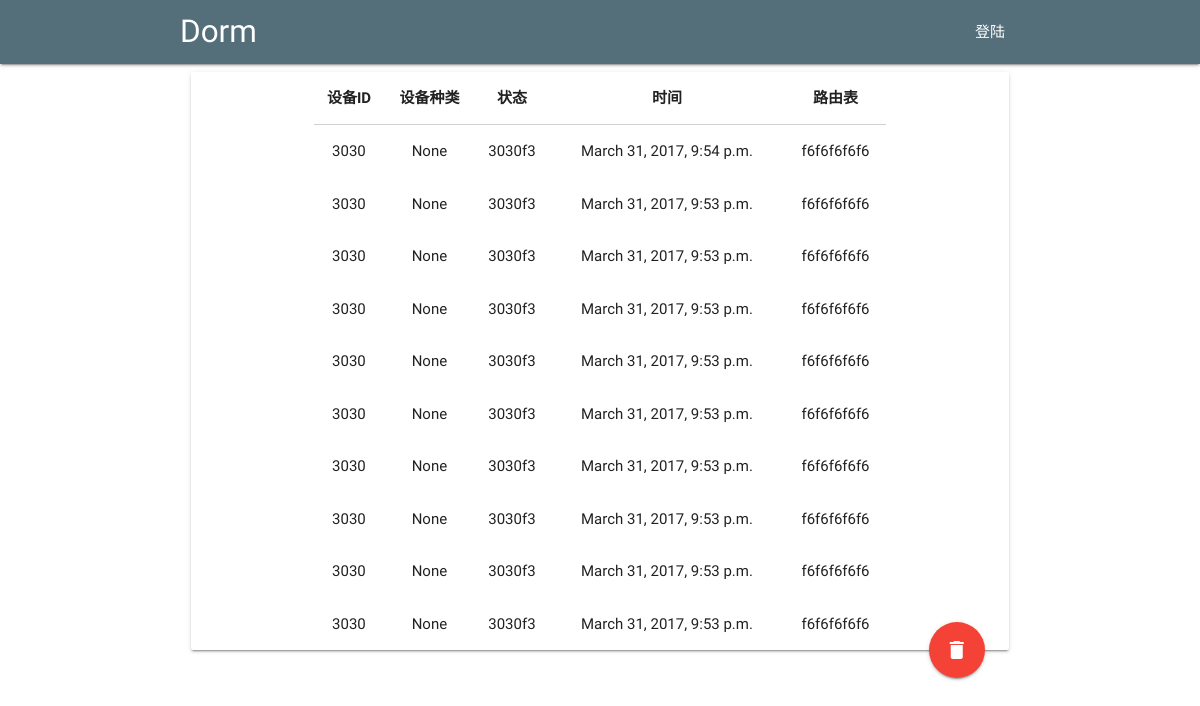
The page /queryall/ (signed in) on the database its author committed.
### dormdb/models.py (models this page shows, shortened)
class Dorm(models.Model):
    devID = models.PositiveIntegerField(null=True)
    devName = models.CharField(max_length=4, null=True)
    devStatus = models.PositiveIntegerField(null=True)
    roomName = models.PositiveIntegerField(null=True)
    nRelays = models.PositiveIntegerField(null=True)
    relay = models.CharField(max_length=30, null=True)
    time = models.DateTimeField(auto_now=True, null=True)

### query/views.py (the view)
# urls.py: url(r'^queryall/', query_views.queryall, name='queryall'),
@login_required(login_url='/login/')
def queryall(request):
    dorm = Dorm.objects.order_by('-time')[:10]
    return render(request, 'queryall.html', {'dorm': dorm})

### query/templates/queryall.html
{% extends "base_with_cards.html" %} {% block card_content %}
<div class="col s12 m12 l12">
	<div class="card">
		<table class="highlight container centered">
			<thead>
				<tr>
					<th>设备ID</th>
					<th>设备种类</th>
					<th>状态</th>
					<th>时间</th>
					<th>路由表</th>
				</tr>
			</thead>
			<tbody>
				{% for dorm in dorm %}
				<tr>
					<td>{{ dorm.devID }}</td>
					<td>{{ dorm.devName }}</td>
					<td>{{ dorm.devStatus }}</td>
					<td>{{ dorm.time }}</td>
					<td>{{ dorm.relay }}</td>
				</tr>
				{% endfor %}
			</tbody>
		</table>
		<a class="btn-floating btn-large halfway-fab waves-effect waves-light red" href="/deletedata/">
			<i class="material-icons">delete</i>
		</a>
	</div>
</div>
{% endblock card_content %}

### index/templates/base_with_cards.html (shortened to what this page needs)
{% extends "base.html" %}
{% block mainbody %}
<div class="row container">
	{% block card_content %}
	{% endblock card_content %}
</div>
{% endblock mainbody %}

### index/templates/base.html (shortened to what this page needs)
{% load staticfiles %}
<!DOCTYPE html>
<html lang="en">
<head>
	<link type="text/css" rel="stylesheet" href="{% static "css/materialize.min.css" %}" media="screen,projection " />
</head>
<body>
	<header>
		<div class="navbar-fixed">
			<nav class="top-nav blue-grey darken-1">
				<div class="nav-wrapper container">
					<a href="/index/" class="brand-logo">Dorm</a>
					<ul class="right hide-on-med-and-down">
						<li><a href="">登陆</a></li>
					</ul>
				</div>
			</nav>
		</div>
	</header>
	{% block mainbody %}
	{% endblock mainbody %}
</body>
</html>

### rows shown on the page
Dorm: devID "3030", devName "None", devStatus "3030f3", time "March 31, 2017, 9:54 p.m.", relay "f6f6f6f6f6"
Dorm: devID "3030", devName "None", devStatus "3030f3", time "March 31, 2017, 9:53 p.m.", relay "f6f6f6f6f6"
Dorm: devID "3030", devName "None", devStatus "3030f3", time "March 31, 2017, 9:53 p.m.", relay "f6f6f6f6f6"
Dorm: devID "3030", devName "None", devStatus "3030f3", time "March 31, 2017, 9:53 p.m.", relay "f6f6f6f6f6"
Dorm: devID "3030", devName "None", devStatus "3030f3", time "March 31, 2017, 9:53 p.m.", relay "f6f6f6f6f6"
Dorm: devID "3030", devName "None", devStatus "3030f3", time "March 31, 2017, 9:53 p.m.", relay "f6f6f6f6f6"
Dorm: devID "3030", devName "None", devStatus "3030f3", time "March 31, 2017, 9:53 p.m.", relay "f6f6f6f6f6"
Dorm: devID "3030", devName "None", devStatus "3030f3", time "March 31, 2017, 9:53 p.m.", relay "f6f6f6f6f6"
Dorm: devID "3030", devName "None", devStatus "3030f3", time "March 31, 2017, 9:53 p.m.", relay "f6f6f6f6f6"
Dorm: devID "3030", devName "None", devStatus "3030f3", time "March 31, 2017, 9:53 p.m.", relay "f6f6f6f6f6"
